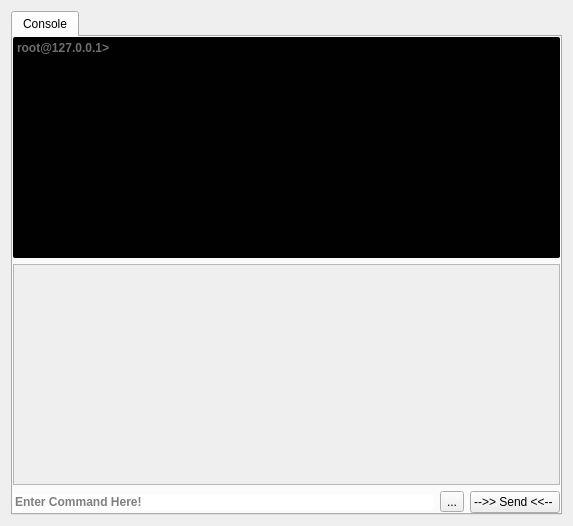
<?xml version="1.0" encoding="UTF-8"?>
<ui version="4.0">
 <class>Form</class>
 <widget class="QWidget" name="Form">
  <property name="geometry">
   <rect>
    <x>0</x>
    <y>0</y>
    <width>573</width>
    <height>526</height>
   </rect>
  </property>
  <property name="windowTitle">
   <string>Form</string>
  </property>
  <layout class="QGridLayout" name="gridLayout">
   <item row="0" column="0">
    <widget class="QTabWidget" name="c2_shell_tab_2">
     <property name="minimumSize">
      <size>
       <width>0</width>
       <height>0</height>
      </size>
     </property>
     <property name="toolTip">
      <string>Enter</string>
     </property>
     <property name="whatsThis">
      <string>Enter</string>
     </property>
     <property name="autoFillBackground">
      <bool>false</bool>
     </property>
     <property name="styleSheet">
      <string notr="true"/>
     </property>
     <property name="tabShape">
      <enum>QTabWidget::Rounded</enum>
     </property>
     <property name="currentIndex">
      <number>0</number>
     </property>
     <property name="tabsClosable">
      <bool>false</bool>
     </property>
     <property name="movable">
      <bool>true</bool>
     </property>
     <widget class="QWidget" name="RemoteShell_Layout_2">
      <attribute name="title">
       <string>Console</string>
      </attribute>
      <layout class="QGridLayout" name="gridLayout_43">
       <property name="leftMargin">
        <number>0</number>
       </property>
       <property name="topMargin">
        <number>0</number>
       </property>
       <property name="rightMargin">
        <number>0</number>
       </property>
       <property name="bottomMargin">
        <number>0</number>
       </property>
       <item row="1" column="1" colspan="3">
        <widget class="QTextEdit" name="debug_console">
         <property name="enabled">
          <bool>false</bool>
         </property>
         <property name="readOnly">
          <bool>true</bool>
         </property>
        </widget>
       </item>
       <item row="2" column="3">
        <widget class="QPushButton" name="console_send">
         <property name="enabled">
          <bool>true</bool>
         </property>
         <property name="toolTip">
          <string>Hit the Enter Key</string>
         </property>
         <property name="text">
          <string>--&gt;&gt; Send &lt;&lt;-- </string>
         </property>
         <property name="shortcut">
          <string>Return</string>
         </property>
        </widget>
       </item>
       <item row="2" column="1">
        <widget class="QLineEdit" name="console_input">
         <property name="font">
          <font>
           <weight>75</weight>
           <bold>true</bold>
          </font>
         </property>
         <property name="toolTip">
          <string extracomment="Commands"/>
         </property>
         <property name="styleSheet">
          <string notr="true">border-radius: 2px;</string>
         </property>
         <property name="placeholderText">
          <string>Enter Command Here!</string>
         </property>
        </widget>
       </item>
       <item row="0" column="1" colspan="3">
        <widget class="QTextEdit" name="console_shell">
         <property name="enabled">
          <bool>true</bool>
         </property>
         <property name="palette">
          <palette>
           <active>
            <colorrole role="WindowText">
             <brush brushstyle="SolidPattern">
              <color alpha="255">
               <red>220</red>
               <green>220</green>
               <blue>220</blue>
              </color>
             </brush>
            </colorrole>
            <colorrole role="Button">
             <brush brushstyle="SolidPattern">
              <color alpha="255">
               <red>1</red>
               <green>1</green>
               <blue>1</blue>
              </color>
             </brush>
            </colorrole>
            <colorrole role="Text">
             <brush brushstyle="SolidPattern">
              <color alpha="255">
               <red>220</red>
               <green>220</green>
               <blue>220</blue>
              </color>
             </brush>
            </colorrole>
            <colorrole role="ButtonText">
             <brush brushstyle="SolidPattern">
              <color alpha="255">
               <red>220</red>
               <green>220</green>
               <blue>220</blue>
              </color>
             </brush>
            </colorrole>
            <colorrole role="Base">
             <brush brushstyle="SolidPattern">
              <color alpha="255">
               <red>1</red>
               <green>1</green>
               <blue>1</blue>
              </color>
             </brush>
            </colorrole>
            <colorrole role="Window">
             <brush brushstyle="SolidPattern">
              <color alpha="255">
               <red>1</red>
               <green>1</green>
               <blue>1</blue>
              </color>
             </brush>
            </colorrole>
           </active>
           <inactive>
            <colorrole role="WindowText">
             <brush brushstyle="SolidPattern">
              <color alpha="255">
               <red>220</red>
               <green>220</green>
               <blue>220</blue>
              </color>
             </brush>
            </colorrole>
            <colorrole role="Button">
             <brush brushstyle="SolidPattern">
              <color alpha="255">
               <red>1</red>
               <green>1</green>
               <blue>1</blue>
              </color>
             </brush>
            </colorrole>
            <colorrole role="Text">
             <brush brushstyle="SolidPattern">
              <color alpha="255">
               <red>220</red>
               <green>220</green>
               <blue>220</blue>
              </color>
             </brush>
            </colorrole>
            <colorrole role="ButtonText">
             <brush brushstyle="SolidPattern">
              <color alpha="255">
               <red>220</red>
               <green>220</green>
               <blue>220</blue>
              </color>
             </brush>
            </colorrole>
            <colorrole role="Base">
             <brush brushstyle="SolidPattern">
              <color alpha="255">
               <red>1</red>
               <green>1</green>
               <blue>1</blue>
              </color>
             </brush>
            </colorrole>
            <colorrole role="Window">
             <brush brushstyle="SolidPattern">
              <color alpha="255">
               <red>1</red>
               <green>1</green>
               <blue>1</blue>
              </color>
             </brush>
            </colorrole>
           </inactive>
           <disabled>
            <colorrole role="WindowText">
             <brush brushstyle="SolidPattern">
              <color alpha="255">
               <red>220</red>
               <green>220</green>
               <blue>220</blue>
              </color>
             </brush>
            </colorrole>
            <colorrole role="Button">
             <brush brushstyle="SolidPattern">
              <color alpha="255">
               <red>1</red>
               <green>1</green>
               <blue>1</blue>
              </color>
             </brush>
            </colorrole>
            <colorrole role="Text">
             <brush brushstyle="SolidPattern">
              <color alpha="255">
               <red>220</red>
               <green>220</green>
               <blue>220</blue>
              </color>
             </brush>
            </colorrole>
            <colorrole role="ButtonText">
             <brush brushstyle="SolidPattern">
              <color alpha="255">
               <red>220</red>
               <green>220</green>
               <blue>220</blue>
              </color>
             </brush>
            </colorrole>
            <colorrole role="Base">
             <brush brushstyle="SolidPattern">
              <color alpha="255">
               <red>1</red>
               <green>1</green>
               <blue>1</blue>
              </color>
             </brush>
            </colorrole>
            <colorrole role="Window">
             <brush brushstyle="SolidPattern">
              <color alpha="255">
               <red>1</red>
               <green>1</green>
               <blue>1</blue>
              </color>
             </brush>
            </colorrole>
           </disabled>
          </palette>
         </property>
         <property name="font">
          <font>
           <weight>75</weight>
           <bold>true</bold>
          </font>
         </property>
         <property name="toolTip">
          <string/>
         </property>
         <property name="styleSheet">
          <string notr="true">background-color: rgb(1, 1, 1);border-radius: 2px;</string>
         </property>
         <property name="readOnly">
          <bool>true</bool>
         </property>
         <property name="html">
          <string>&lt;!DOCTYPE HTML PUBLIC &quot;-//W3C//DTD HTML 4.0//EN&quot; &quot;http://www.w3.org/TR/REC-html40/strict.dtd&quot;&gt;
&lt;html&gt;&lt;head&gt;&lt;meta name=&quot;qrichtext&quot; content=&quot;1&quot; /&gt;&lt;style type=&quot;text/css&quot;&gt;
p, li { white-space: pre-wrap; }
&lt;/style&gt;&lt;/head&gt;&lt;body style=&quot; font-family:'MS Shell Dlg 2'; font-size:8.25pt; font-weight:600; font-style:normal;&quot;&gt;
&lt;p style=&quot;-qt-paragraph-type:empty; margin-top:0px; margin-bottom:0px; margin-left:0px; margin-right:0px; -qt-block-indent:0; text-indent:0px; font-family:'Cantarell'; font-size:11pt; font-weight:400;&quot;&gt;&lt;br /&gt;&lt;/p&gt;&lt;/body&gt;&lt;/html&gt;</string>
         </property>
         <property name="placeholderText">
          <string>root@127.0.0.1&gt; </string>
         </property>
        </widget>
       </item>
       <item row="2" column="2">
        <widget class="QToolButton" name="options_button">
         <property name="text">
          <string>...</string>
         </property>
        </widget>
       </item>
      </layout>
     </widget>
    </widget>
   </item>
  </layout>
 </widget>
 <resources/>
 <connections/>
</ui>
